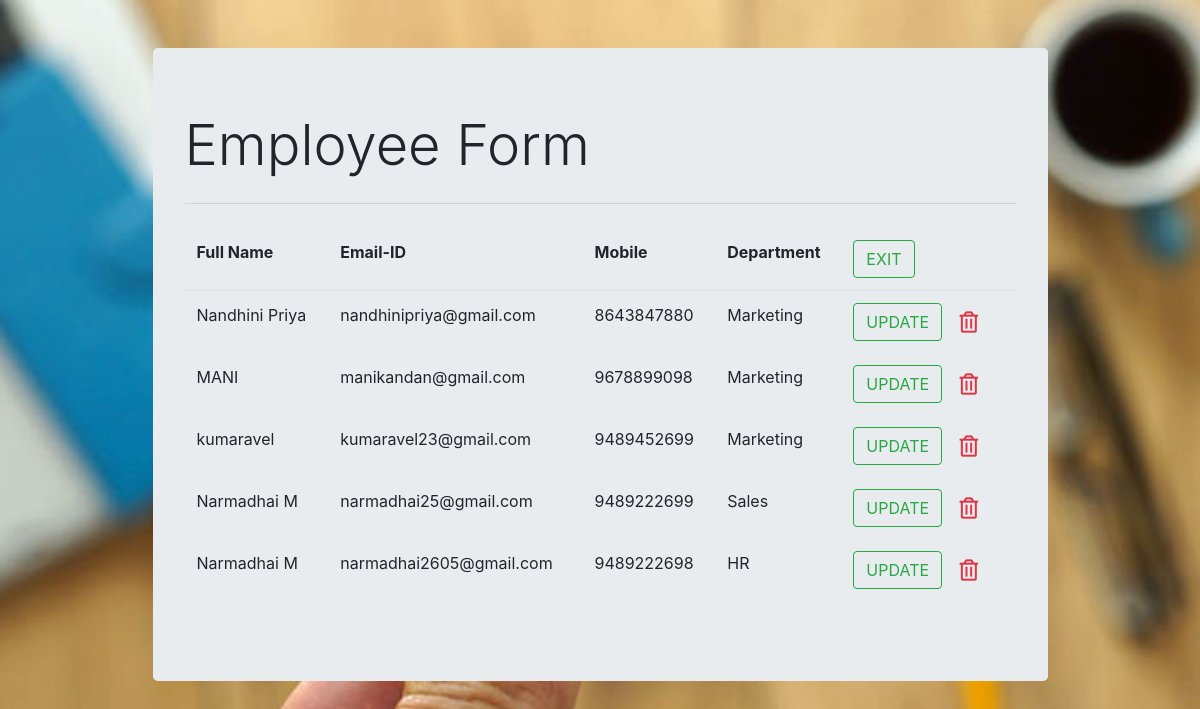
Screenshot of /employee/list/ with the database file from the repository.
### employee_register/models.py (models this page shows)
class Employee(models.Model):
    username=models.CharField(max_length=20,unique=True,)
    fullname = models.CharField(max_length=100)
    emp_code = models.CharField(max_length=4)
    email=models.EmailField(max_length=50,unique=True)
    mobile = models.CharField(max_length=10,unique=True)
    dept = models.ForeignKey(Department,on_delete=models.CASCADE)

class Department(models.Model):
    IT_DEPARTMENT = 'IT'
    HR_DEPARTMENT = 'HR'
    CMS_DEPARTMENT = "CMS"
    MARKETING_DEPARTMENT = 'Marketing'
    FINANCE_DEPARTMENT ="Finance"
    DEPARTMENT_CHOICES = [
        (IT_DEPARTMENT, 'Information Technology'),
        (HR_DEPARTMENT, 'Human Resources'),
        (MARKETING_DEPARTMENT, 'Marketing'),
        (CMS_DEPARTMENT,'CMS'),
        (FINANCE_DEPARTMENT,'Finance'),
    ]
    title=models.CharField(max_length=20, choices=DEPARTMENT_CHOICES)
    def __str__(self):
        return self.title

### employee_register/views.py (the view)
# urls.py: path('list/',views.employee_list,name='employee_list')
def employee_list(request):
    context = {'employee_list': Employee.objects.all()}
    return render(request, "employee_register/employee_list.html", context)

### employee_register/templates/employee_register/employee_list.html (shortened to what this page needs)
{% extends "employee_register/base.html" %}
{% block content %}
<table class="table table-borderless">
    <thead class="border-bottom font-weight-bold">
        <tr>
            <td>Full Name</td>
            <td>Email-ID</td>
            <td>Mobile</td>
            <td>Department</td>
            <td>
                <a href="{% url 'employee_insert' %}" class="btn btn-outline-success">
                    EXIT
            </td>
        </tr>
    </thead>
    <tbody>
        {% for employee in employee_list %}
            <tr>
                <td>{{employee.fullname}}</td>
                <td>{{employee.email}}</td>
                <td>{{employee.mobile}}</td>
                <td>{{employee.dept}}</td>
                <td>
                    <a href="{% url 'employee_update' employee.id %}" class="btn btn-outline-success">UPDATE
                    </a>
                    <form action="{% url 'employee_delete' employee.id %}" method="post" class="d-inline">
                        <button type="submit" class="btn">
                            <i class="far fa-trash-alt fa-lg text-danger float-right"></i>
                        </button>
                    </form>
                </td>
            </tr>
        {% endfor %}
    </tbody>
</table>
{% endblock content %}

### employee_register/templates/employee_register/base.html (shortened to what this page needs)
<!DOCTYPE html>
<html lang="en">
<head>
    {% load static %}
    <link rel="stylesheet" href="https://stackpath.bootstrapcdn.com/bootstrap/4.3.1/css/bootstrap.min.css"
>
    <link rel="stylesheet" href="https://cdnjs.cloudflare.com/ajax/libs/font-awesome/5.11.2/css/all.min.css">
</head>
<body>
    <div class="container">
        <div class="col-md-10 offset-md-1 mt-5">
            <div class="jumbotron">
                <h1 class="display-4">Employee Form</h1>
                <hr class="my-4">
                {% block content %}
                {% endblock content %}
            </div>
        </div>
    </div>
</body>
</html>

### rows the page displays
Employee: fullname "Nandhini Priya", email "nandhinipriya@gmail.com", mobile "8643847880", dept "Marketing"
Employee: fullname "MANI", email "manikandan@gmail.com", mobile "9678899098", dept "Marketing"
Employee: fullname "kumaravel", email "kumaravel23@gmail.com", mobile "9489452699", dept "Marketing"
Employee: fullname "Narmadhai M", email "narmadhai25@gmail.com", mobile "9489222699", dept "Sales"
Employee: fullname "Narmadhai M", email "narmadhai2605@gmail.com", mobile "9489222698", dept "HR"
